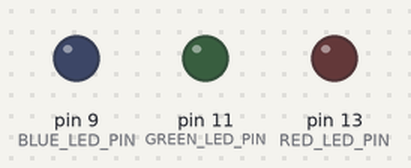
The program below on a simulated Arduino Uno, built with avr-gcc and run on an emulated ATmega328P. Shown: output pins drawn as LEDs (lit = HIGH).

Above: at 1.5 s.
At 15.1 s:
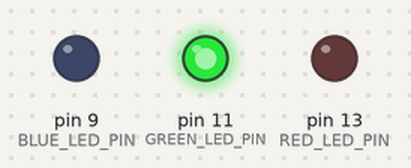
At 23.5 s:
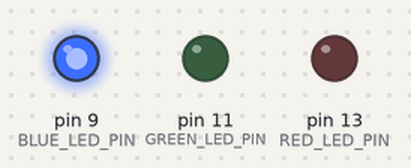
At 33.8 s:
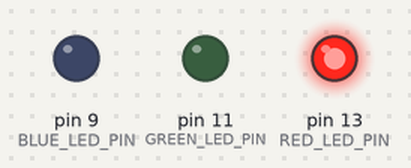
Timing chart, 0 to 38.9 s (numbered marks = the images above):
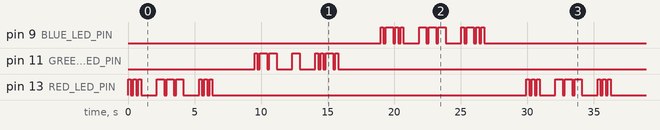

Measured:
- by itself, pin 9 (BLUE_LED_PIN): moves between LOW and HIGH, repeating every 29.9 s
- by itself, pin 11 (GREEN_LED_PIN): repeats every 29.9 s: 2 × (LOW 0.18 s, HIGH 0.55 s), LOW 1.2 s, HIGH 0.55 s, LOW 1.2 s, 2 × (HIGH 0.22 s, LOW 0.18 s), HIGH 0.55 s, LOW 0.18 s, HIGH 0.22 s, LOW 23.7 s, HIGH 0.22 s
- by itself, pin 13 (RED_LED_PIN): repeats every 29.9 s: 2 × (LOW 0.18 s, HIGH 0.22 s), LOW 1.2 s, 2 × (HIGH 0.55 s, LOW 0.18 s), HIGH 0.55 s, LOW 1.2 s, 2 × (HIGH 0.22 s, LOW 0.18 s), HIGH 0.22 s, LOW 23.6 s, HIGH 0.22 s

The program:

main.cpp
```cpp
#include <Arduino.h>

const int RED_LED_PIN = 13;
const int GREEN_LED_PIN = 11;
const int BLUE_LED_PIN = 9;
const int GLOBAL_DELAY = 1000;

void sendMessageBurst(int ledPin, String burstType, int burst, bool fullStop=false, int dotDelay = 215, int dashDelay = 550, int gapDelay = 175);

void setup() {
    pinMode(RED_LED_PIN, OUTPUT);
    pinMode(BLUE_LED_PIN, OUTPUT);
    pinMode(GREEN_LED_PIN, OUTPUT);
}

// This is disgusting but I'm trying to not go crazy
// I should probably mathematically do something here but I'm tired
// Would be cool to take like "..." as a parameter
void loop() {
    // Red Burst sos
    sendMessageBurst(RED_LED_PIN, "dot", 3, true);
    sendMessageBurst(RED_LED_PIN, "dash", 3, true);
    sendMessageBurst(RED_LED_PIN, "dot", 3, true);
    delay(GLOBAL_DELAY * 2);
    // Green Burst WTF
    sendMessageBurst(GREEN_LED_PIN, "dot", 1);
    sendMessageBurst(GREEN_LED_PIN, "dash", 2, true);
    sendMessageBurst(GREEN_LED_PIN, "dash", 1, true);
    sendMessageBurst(GREEN_LED_PIN, "dot", 2);
    sendMessageBurst(GREEN_LED_PIN, "dash", 1);
    sendMessageBurst(GREEN_LED_PIN, "dot", 1, true);
    delay(GLOBAL_DELAY * 2);
    // Blue Burst LOL
    sendMessageBurst(BLUE_LED_PIN, "dot", 1);
    sendMessageBurst(BLUE_LED_PIN, "dash", 1);
    sendMessageBurst(BLUE_LED_PIN, "dot", 2, true);
    sendMessageBurst(BLUE_LED_PIN, "dash", 3, true);
    sendMessageBurst(BLUE_LED_PIN, "dot", 1);
    sendMessageBurst(BLUE_LED_PIN, "dash", 1);
    sendMessageBurst(BLUE_LED_PIN, "dot", 2, true);
    delay(GLOBAL_DELAY * 2);

}

/**
 * @brief Blinks an LED in short or long bursts for Morse Code
 * @param ledPin The Pin # on the microcontroller for the output
 * @param burstType Either "dot" or "dash" - the type of morse code burst to execute. Dash for long, dot for short.
 * @param burst The number of long or short bursts to execute in succession
 * @param fullStop true / false - whether or not to include a full stop after completing the loop
 * @param dotDelay Optional, custom delay length for dot type transmission
 * @param dashDelay Optional, custom delay length for dash type transmission
 * @param gapDelay Optional, custom delay in gap between dots or dashes in transmission bursts
 */
void sendMessageBurst(int ledPin, String burstType, int burst, bool fullStop, int dotDelay, int dashDelay, int gapDelay) {

    if (burst <= 0) return;
    if (burstType != "dot" && burstType != "dash") return;

    for (int i = 0; i < burst; i++) {
        if (burstType == "dot") {
            digitalWrite(ledPin, HIGH);
            delay(dotDelay);
            digitalWrite(ledPin, LOW);
            delay(gapDelay);
        } else if (burstType == "dash") {
            digitalWrite(ledPin, HIGH);
            delay(dashDelay);
            digitalWrite(ledPin, LOW);
            delay(gapDelay);
        }
    }
    if (fullStop) {
        delay(GLOBAL_DELAY);
    }


}
```
